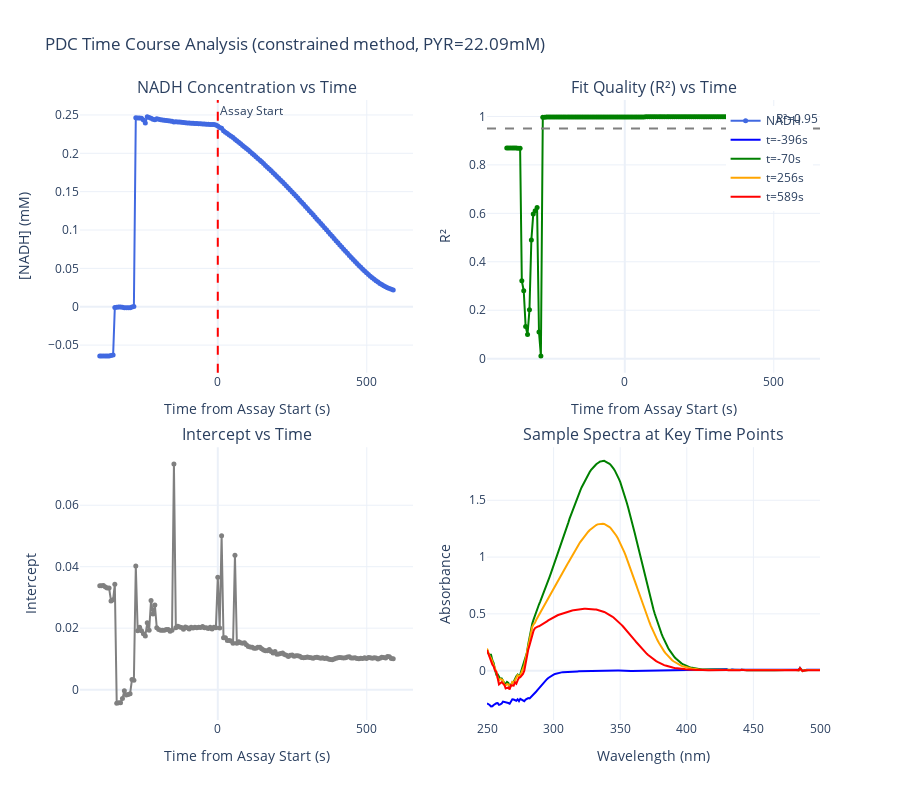
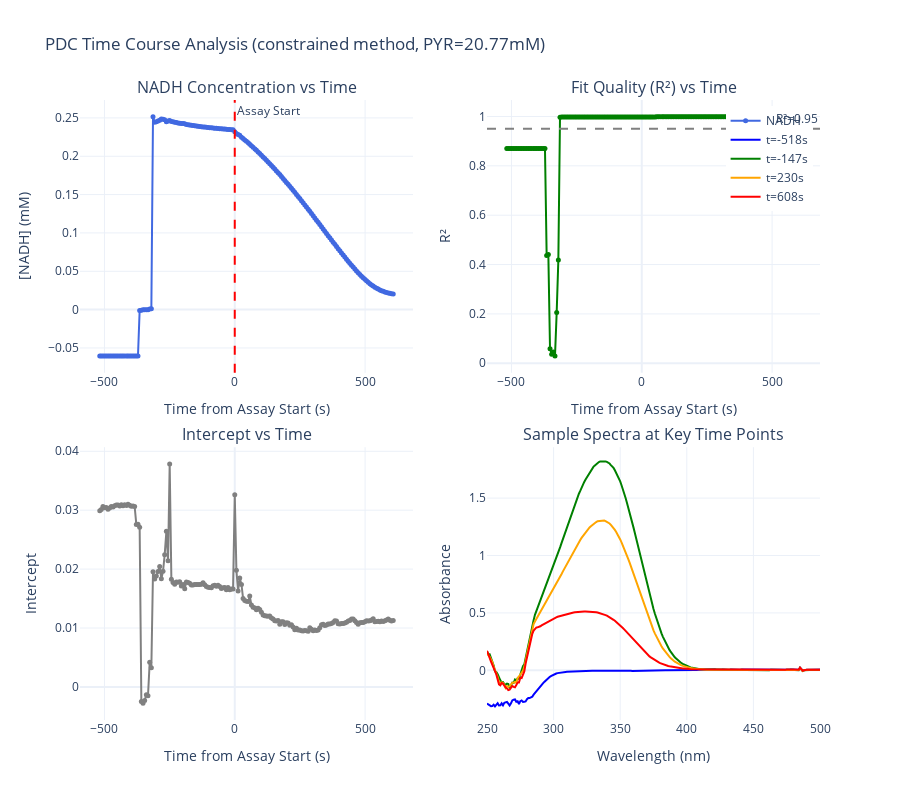
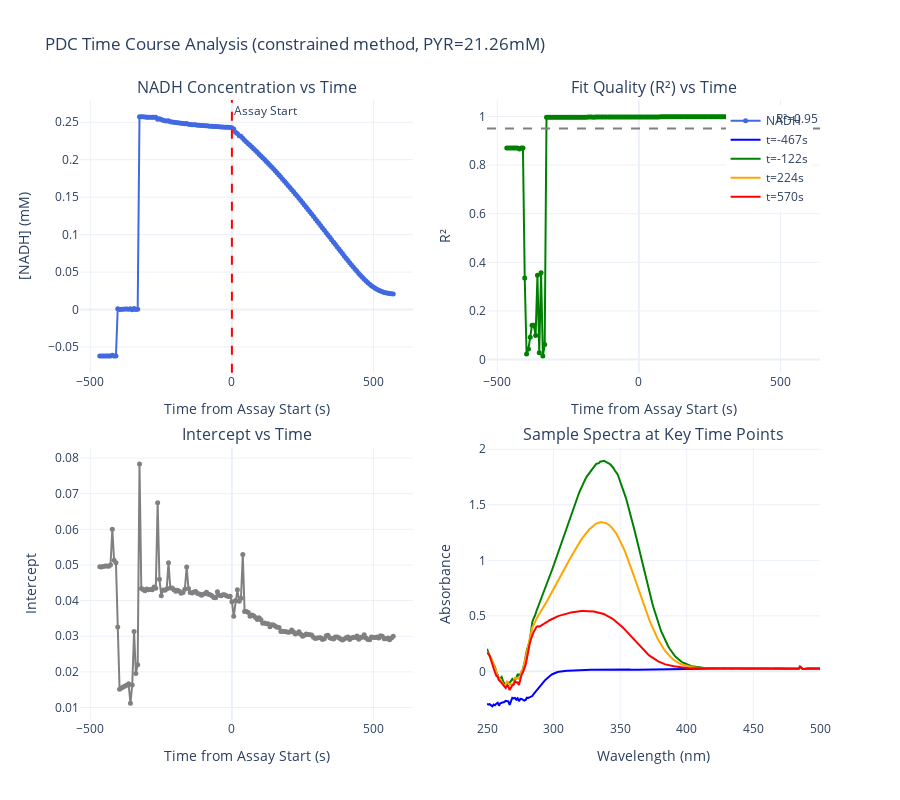
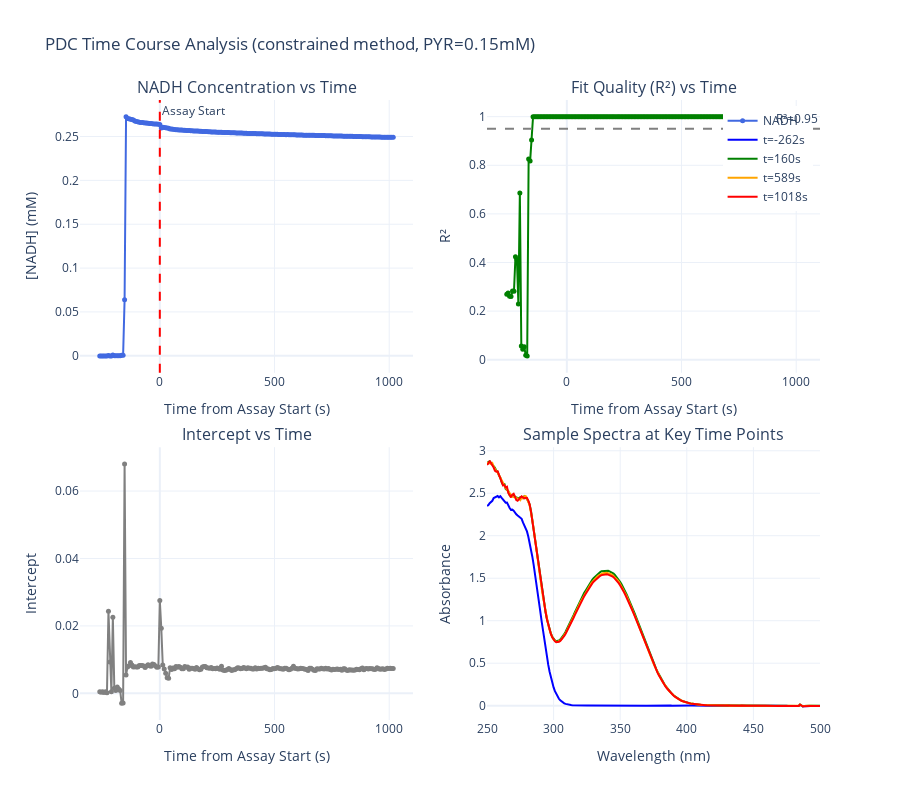

Here is the notebook cell these charts were saved with, in order:
### Code cell
# Process each PDC assay using process_pdc_timecourse()
import traceback

all_results = []
errors = []

for idx, assay in pdc_assays.iterrows():
    csv_path = assay_data_path / assay['csv_filename']
    
    print(f"
Processing: {assay['csv_filename']} - {assay['Cuvette']}")
    print(f"  Pyruvate: {assay['Pyruvate_mM']} mM, Start: {assay['Start_time_s']} s, Blank: {assay['Blank_time_s']} s")
    
    try:
        # Load CSV file
        spectral_df = load_kinetic_data(str(csv_path), sample_filter=assay['Cuvette'])
        
        print(f"  Loaded {len(spectral_df)} rows for {assay['Cuvette']}")
        
        if len(spectral_df) == 0:
            msg = f"No data found for {assay['Cuvette']}"
            print(f"  WARNING: {msg}")
            errors.append({
                'filename': assay['csv_filename'],
                'cuvette': assay['Cuvette'],
                'error': msg
            })
            continue
        
        # Process timecourse
        results = process_pdc_timecourse(
            spectral_df=spectral_df,
            standards_df=standards_df,
            assay_start_time=assay['Start_time_s'],
            blank_time=assay['Blank_time_s'],
            initial_pyruvate_mM=assay['Pyruvate_mM'],
            method='constrained',
            wavelength_range=(320, 420),
            absorbance_max=2,
            plot=False,
            verbose=False
        )
        
        # Add metadata columns
        results['Filename'] = assay['Filename']
        results['csv_filename'] = assay['csv_filename']
        results['Cuvette'] = assay['Cuvette']
        results['Assay_Group'] = assay['Assay Group']
        results['Pdc_ug_ml'] = assay['Pdc_ug_ml']
        results['Adh_ug_ml'] = assay['Adh_ug_ml']
        
        all_results.append(results)
        
        print(f"  ✓ Processed {len(results)} time points")
        
    except Exception as e:
        msg = str(e)
        print(f"  ERROR: {msg}")
        print(f"  Full traceback:")
        traceback.print_exc()
        errors.append({
            'filename': assay['csv_filename'],
            'cuvette': assay['Cuvette'],
            'error': msg
        })
        continue

# Combine all results
if len(all_results) > 0:
    combined_df = pd.concat(all_results, ignore_index=True)
    print(f"
{'='*60}")
    print(f"Successfully processed {len(all_results)} assays")
    print(f"Total time points: {len(combined_df)}")
    if len(errors) > 0:
        print(f"Errors encountered: {len(errors)}")
    print(f"{'='*60}")
else:
    print("No results to combine!")
    combined_df = pd.DataFrame()

# Show error summary if any
if len(errors) > 0:
    print(f"
{'='*60}")
    print("ERROR SUMMARY:")
    print(f"{'='*60}")
    errors_df = pd.DataFrame(errors)
    print(errors_df.to_string())

### Figure 1 — Plotly figure (JSON) as saved in the notebook; plotly's stock layout.template omitted (floating-point values rounded to 4 significant figures; data arrays with more than 128 entries replaced by an {"elided": "..."} marker saying what was removed)
{"data": [{"line": {"color": "royalblue", "width": 2}, "marker": {"size": 5}, "mode": "lines+markers", "name": "NADH", "type": "scatter", "x": {"elided": "155 float values"}, "xaxis": "x", "y": {"elided": "155 float values"}, "yaxis": "y"}, {"line": {"color": "green", "width": 2}, "marker": {"size": 5}, "mode": "lines+markers", "name": "R²", "showlegend": false, "type": "scatter", "x": {"elided": "155 float values"}, "xaxis": "x2", "y": {"elided": "155 float values"}, "yaxis": "y2"}, {"line": {"color": "gray", "width": 2}, "marker": {"size": 5}, "mode": "lines+markers", "name": "Intercept", "showlegend": false, "type": "scatter", "x": {"elided": "155 float values"}, "xaxis": "x3", "y": {"elided": "155 float values"}, "yaxis": "y3"}, {"line": {"color": "blue", "width": 2}, "mode": "lines", "name": "t=-396s", "type": "scatter", "x": {"elided": "251 int values"}, "xaxis": "x4", "y": {"elided": "251 float values"}, "yaxis": "y4"}, {"line": {"color": "green", "width": 2}, "mode": "lines", "name": "t=-70s", "type": "scatter", "x": {"elided": "251 int values"}, "xaxis": "x4", "y": {"elided": "251 float values"}, "yaxis": "y4"}, {"line": {"color": "orange", "width": 2}, "mode": "lines", "name": "t=256s", "type": "scatter", "x": {"elided": "251 int values"}, "xaxis": "x4", "y": {"elided": "251 float values"}, "yaxis": "y4"}, {"line": {"color": "red", "width": 2}, "mode": "lines", "name": "t=589s", "type": "scatter", "x": {"elided": "251 int values"}, "xaxis": "x4", "y": {"elided": "251 float values"}, "yaxis": "y4"}], "layout": {"annotations": [{"font": {"size": 16}, "showarrow": false, "text": "NADH Concentration vs Time", "x": 0.225, "xanchor": "center", "xref": "paper", "y": 1, "yanchor": "bottom", "yref": "paper"}, {"font": {"size": 16}, "showarrow": false, "text": "Fit Quality (R²) vs Time", "x": 0.775, "xanchor": "center", "xref": "paper", "y": 1, "yanchor": "bottom", "yref": "paper"}, {"font": {"size": 16}, "showarrow": false, "text": "Intercept vs Time", "x": 0.225, "xanchor": "center", "xref": "paper", "y": 0.44, "yanchor": "bottom", "yref": "paper"}, {"font": {"size": 16}, "showarrow": false, "text": "Sample Spectra at Key Time Points", "x": 0.775, "xanchor": "center", "xref": "paper", "y": 0.44, "yanchor": "bottom", "yref": "paper"}, {"showarrow": false, "text": "Assay Start", "x": 0, "xanchor": "left", "xref": "x", "y": 1, "yanchor": "top", "yref": "y domain"}, {"showarrow": false, "text": "R²=0.95", "x": 1, "xanchor": "right", "xref": "x2 domain", "y": 0.95, "yanchor": "bottom", "yref": "y2"}], "height": 800, "legend": {"x": 0.99, "xanchor": "right", "y": 0.99, "yanchor": "top"}, "shapes": [{"line": {"color": "red", "dash": "dash"}, "type": "line", "x0": 0, "x1": 0, "xref": "x", "y0": 0, "y1": 1, "yref": "y domain"}, {"line": {"color": "gray", "dash": "dash"}, "type": "line", "x0": 0, "x1": 1, "xref": "x2 domain", "y0": 0.95, "y1": 0.95, "yref": "y2"}], "showlegend": true, "title": {"text": "PDC Time Course Analysis (constrained method, PYR=22.09mM)"}, "xaxis": {"anchor": "y", "domain": [0, 0.45], "title": {"text": "Time from Assay Start (s)"}}, "xaxis2": {"anchor": "y2", "domain": [0.55, 1], "title": {"text": "Time from Assay Start (s)"}}, "xaxis3": {"anchor": "y3", "domain": [0, 0.45], "title": {"text": "Time from Assay Start (s)"}}, "xaxis4": {"anchor": "y4", "domain": [0.55, 1], "title": {"text": "Wavelength (nm)"}}, "yaxis": {"anchor": "x", "domain": [0.56, 1], "title": {"text": "[NADH] (mM)"}}, "yaxis2": {"anchor": "x2", "domain": [0.56, 1], "title": {"text": "R²"}}, "yaxis3": {"anchor": "x3", "domain": [0, 0.44], "title": {"text": "Intercept"}}, "yaxis4": {"anchor": "x4", "domain": [0, 0.44], "title": {"text": "Absorbance"}}}}

### Figure 2 — Plotly figure (JSON) as saved in the notebook; plotly's stock layout.template omitted (floating-point values rounded to 4 significant figures; data arrays with more than 128 entries replaced by an {"elided": "..."} marker saying what was removed)
{"data": [{"line": {"color": "royalblue", "width": 2}, "marker": {"size": 5}, "mode": "lines+markers", "name": "NADH", "type": "scatter", "x": {"elided": "177 float values"}, "xaxis": "x", "y": {"elided": "177 float values"}, "yaxis": "y"}, {"line": {"color": "green", "width": 2}, "marker": {"size": 5}, "mode": "lines+markers", "name": "R²", "showlegend": false, "type": "scatter", "x": {"elided": "177 float values"}, "xaxis": "x2", "y": {"elided": "177 float values"}, "yaxis": "y2"}, {"line": {"color": "gray", "width": 2}, "marker": {"size": 5}, "mode": "lines+markers", "name": "Intercept", "showlegend": false, "type": "scatter", "x": {"elided": "177 float values"}, "xaxis": "x3", "y": {"elided": "177 float values"}, "yaxis": "y3"}, {"line": {"color": "blue", "width": 2}, "mode": "lines", "name": "t=-518s", "type": "scatter", "x": {"elided": "251 int values"}, "xaxis": "x4", "y": {"elided": "251 float values"}, "yaxis": "y4"}, {"line": {"color": "green", "width": 2}, "mode": "lines", "name": "t=-147s", "type": "scatter", "x": {"elided": "251 int values"}, "xaxis": "x4", "y": {"elided": "251 float values"}, "yaxis": "y4"}, {"line": {"color": "orange", "width": 2}, "mode": "lines", "name": "t=230s", "type": "scatter", "x": {"elided": "251 int values"}, "xaxis": "x4", "y": {"elided": "251 float values"}, "yaxis": "y4"}, {"line": {"color": "red", "width": 2}, "mode": "lines", "name": "t=608s", "type": "scatter", "x": {"elided": "251 int values"}, "xaxis": "x4", "y": {"elided": "251 float values"}, "yaxis": "y4"}], "layout": {"annotations": [{"font": {"size": 16}, "showarrow": false, "text": "NADH Concentration vs Time", "x": 0.225, "xanchor": "center", "xref": "paper", "y": 1, "yanchor": "bottom", "yref": "paper"}, {"font": {"size": 16}, "showarrow": false, "text": "Fit Quality (R²) vs Time", "x": 0.775, "xanchor": "center", "xref": "paper", "y": 1, "yanchor": "bottom", "yref": "paper"}, {"font": {"size": 16}, "showarrow": false, "text": "Intercept vs Time", "x": 0.225, "xanchor": "center", "xref": "paper", "y": 0.44, "yanchor": "bottom", "yref": "paper"}, {"font": {"size": 16}, "showarrow": false, "text": "Sample Spectra at Key Time Points", "x": 0.775, "xanchor": "center", "xref": "paper", "y": 0.44, "yanchor": "bottom", "yref": "paper"}, {"showarrow": false, "text": "Assay Start", "x": 0, "xanchor": "left", "xref": "x", "y": 1, "yanchor": "top", "yref": "y domain"}, {"showarrow": false, "text": "R²=0.95", "x": 1, "xanchor": "right", "xref": "x2 domain", "y": 0.95, "yanchor": "bottom", "yref": "y2"}], "height": 800, "legend": {"x": 0.99, "xanchor": "right", "y": 0.99, "yanchor": "top"}, "shapes": [{"line": {"color": "red", "dash": "dash"}, "type": "line", "x0": 0, "x1": 0, "xref": "x", "y0": 0, "y1": 1, "yref": "y domain"}, {"line": {"color": "gray", "dash": "dash"}, "type": "line", "x0": 0, "x1": 1, "xref": "x2 domain", "y0": 0.95, "y1": 0.95, "yref": "y2"}], "showlegend": true, "title": {"text": "PDC Time Course Analysis (constrained method, PYR=20.77mM)"}, "xaxis": {"anchor": "y", "domain": [0, 0.45], "title": {"text": "Time from Assay Start (s)"}}, "xaxis2": {"anchor": "y2", "domain": [0.55, 1], "title": {"text": "Time from Assay Start (s)"}}, "xaxis3": {"anchor": "y3", "domain": [0, 0.45], "title": {"text": "Time from Assay Start (s)"}}, "xaxis4": {"anchor": "y4", "domain": [0.55, 1], "title": {"text": "Wavelength (nm)"}}, "yaxis": {"anchor": "x", "domain": [0.56, 1], "title": {"text": "[NADH] (mM)"}}, "yaxis2": {"anchor": "x2", "domain": [0.56, 1], "title": {"text": "R²"}}, "yaxis3": {"anchor": "x3", "domain": [0, 0.44], "title": {"text": "Intercept"}}, "yaxis4": {"anchor": "x4", "domain": [0, 0.44], "title": {"text": "Absorbance"}}}}

### Figure 3 — Plotly figure (JSON) as saved in the notebook; plotly's stock layout.template omitted (floating-point values rounded to 4 significant figures; data arrays with more than 128 entries replaced by an {"elided": "..."} marker saying what was removed)
{"data": [{"line": {"color": "royalblue", "width": 2}, "marker": {"size": 5}, "mode": "lines+markers", "name": "NADH", "type": "scatter", "x": {"elided": "163 float values"}, "xaxis": "x", "y": {"elided": "163 float values"}, "yaxis": "y"}, {"line": {"color": "green", "width": 2}, "marker": {"size": 5}, "mode": "lines+markers", "name": "R²", "showlegend": false, "type": "scatter", "x": {"elided": "163 float values"}, "xaxis": "x2", "y": {"elided": "163 float values"}, "yaxis": "y2"}, {"line": {"color": "gray", "width": 2}, "marker": {"size": 5}, "mode": "lines+markers", "name": "Intercept", "showlegend": false, "type": "scatter", "x": {"elided": "163 float values"}, "xaxis": "x3", "y": {"elided": "163 float values"}, "yaxis": "y3"}, {"line": {"color": "blue", "width": 2}, "mode": "lines", "name": "t=-467s", "type": "scatter", "x": {"elided": "251 int values"}, "xaxis": "x4", "y": {"elided": "251 float values"}, "yaxis": "y4"}, {"line": {"color": "green", "width": 2}, "mode": "lines", "name": "t=-122s", "type": "scatter", "x": {"elided": "251 int values"}, "xaxis": "x4", "y": {"elided": "251 float values"}, "yaxis": "y4"}, {"line": {"color": "orange", "width": 2}, "mode": "lines", "name": "t=224s", "type": "scatter", "x": {"elided": "251 int values"}, "xaxis": "x4", "y": {"elided": "251 float values"}, "yaxis": "y4"}, {"line": {"color": "red", "width": 2}, "mode": "lines", "name": "t=570s", "type": "scatter", "x": {"elided": "251 int values"}, "xaxis": "x4", "y": {"elided": "251 float values"}, "yaxis": "y4"}], "layout": {"annotations": [{"font": {"size": 16}, "showarrow": false, "text": "NADH Concentration vs Time", "x": 0.225, "xanchor": "center", "xref": "paper", "y": 1, "yanchor": "bottom", "yref": "paper"}, {"font": {"size": 16}, "showarrow": false, "text": "Fit Quality (R²) vs Time", "x": 0.775, "xanchor": "center", "xref": "paper", "y": 1, "yanchor": "bottom", "yref": "paper"}, {"font": {"size": 16}, "showarrow": false, "text": "Intercept vs Time", "x": 0.225, "xanchor": "center", "xref": "paper", "y": 0.44, "yanchor": "bottom", "yref": "paper"}, {"font": {"size": 16}, "showarrow": false, "text": "Sample Spectra at Key Time Points", "x": 0.775, "xanchor": "center", "xref": "paper", "y": 0.44, "yanchor": "bottom", "yref": "paper"}, {"showarrow": false, "text": "Assay Start", "x": 0, "xanchor": "left", "xref": "x", "y": 1, "yanchor": "top", "yref": "y domain"}, {"showarrow": false, "text": "R²=0.95", "x": 1, "xanchor": "right", "xref": "x2 domain", "y": 0.95, "yanchor": "bottom", "yref": "y2"}], "height": 800, "legend": {"x": 0.99, "xanchor": "right", "y": 0.99, "yanchor": "top"}, "shapes": [{"line": {"color": "red", "dash": "dash"}, "type": "line", "x0": 0, "x1": 0, "xref": "x", "y0": 0, "y1": 1, "yref": "y domain"}, {"line": {"color": "gray", "dash": "dash"}, "type": "line", "x0": 0, "x1": 1, "xref": "x2 domain", "y0": 0.95, "y1": 0.95, "yref": "y2"}], "showlegend": true, "title": {"text": "PDC Time Course Analysis (constrained method, PYR=21.26mM)"}, "xaxis": {"anchor": "y", "domain": [0, 0.45], "title": {"text": "Time from Assay Start (s)"}}, "xaxis2": {"anchor": "y2", "domain": [0.55, 1], "title": {"text": "Time from Assay Start (s)"}}, "xaxis3": {"anchor": "y3", "domain": [0, 0.45], "title": {"text": "Time from Assay Start (s)"}}, "xaxis4": {"anchor": "y4", "domain": [0.55, 1], "title": {"text": "Wavelength (nm)"}}, "yaxis": {"anchor": "x", "domain": [0.56, 1], "title": {"text": "[NADH] (mM)"}}, "yaxis2": {"anchor": "x2", "domain": [0.56, 1], "title": {"text": "R²"}}, "yaxis3": {"anchor": "x3", "domain": [0, 0.44], "title": {"text": "Intercept"}}, "yaxis4": {"anchor": "x4", "domain": [0, 0.44], "title": {"text": "Absorbance"}}}}

### Figure 4 — Plotly figure (JSON) as saved in the notebook; plotly's stock layout.template omitted (floating-point values rounded to 4 significant figures; data arrays with more than 128 entries replaced by an {"elided": "..."} marker saying what was removed)
{"data": [{"line": {"color": "royalblue", "width": 2}, "marker": {"size": 5}, "mode": "lines+markers", "name": "NADH", "type": "scatter", "x": {"elided": "201 float values"}, "xaxis": "x", "y": {"elided": "201 float values"}, "yaxis": "y"}, {"line": {"color": "green", "width": 2}, "marker": {"size": 5}, "mode": "lines+markers", "name": "R²", "showlegend": false, "type": "scatter", "x": {"elided": "201 float values"}, "xaxis": "x2", "y": {"elided": "201 float values"}, "yaxis": "y2"}, {"line": {"color": "gray", "width": 2}, "marker": {"size": 5}, "mode": "lines+markers", "name": "Intercept", "showlegend": false, "type": "scatter", "x": {"elided": "201 float values"}, "xaxis": "x3", "y": {"elided": "201 float values"}, "yaxis": "y3"}, {"line": {"color": "blue", "width": 2}, "mode": "lines", "name": "t=-262s", "type": "scatter", "x": {"elided": "251 int values"}, "xaxis": "x4", "y": {"elided": "251 float values"}, "yaxis": "y4"}, {"line": {"color": "green", "width": 2}, "mode": "lines", "name": "t=160s", "type": "scatter", "x": {"elided": "251 int values"}, "xaxis": "x4", "y": {"elided": "251 float values"}, "yaxis": "y4"}, {"line": {"color": "orange", "width": 2}, "mode": "lines", "name": "t=589s", "type": "scatter", "x": {"elided": "251 int values"}, "xaxis": "x4", "y": {"elided": "251 float values"}, "yaxis": "y4"}, {"line": {"color": "red", "width": 2}, "mode": "lines", "name": "t=1018s", "type": "scatter", "x": {"elided": "251 int values"}, "xaxis": "x4", "y": {"elided": "251 float values"}, "yaxis": "y4"}], "layout": {"annotations": [{"font": {"size": 16}, "showarrow": false, "text": "NADH Concentration vs Time", "x": 0.225, "xanchor": "center", "xref": "paper", "y": 1, "yanchor": "bottom", "yref": "paper"}, {"font": {"size": 16}, "showarrow": false, "text": "Fit Quality (R²) vs Time", "x": 0.775, "xanchor": "center", "xref": "paper", "y": 1, "yanchor": "bottom", "yref": "paper"}, {"font": {"size": 16}, "showarrow": false, "text": "Intercept vs Time", "x": 0.225, "xanchor": "center", "xref": "paper", "y": 0.44, "yanchor": "bottom", "yref": "paper"}, {"font": {"size": 16}, "showarrow": false, "text": "Sample Spectra at Key Time Points", "x": 0.775, "xanchor": "center", "xref": "paper", "y": 0.44, "yanchor": "bottom", "yref": "paper"}, {"showarrow": false, "text": "Assay Start", "x": 0, "xanchor": "left", "xref": "x", "y": 1, "yanchor": "top", "yref": "y domain"}, {"showarrow": false, "text": "R²=0.95", "x": 1, "xanchor": "right", "xref": "x2 domain", "y": 0.95, "yanchor": "bottom", "yref": "y2"}], "height": 800, "legend": {"x": 0.99, "xanchor": "right", "y": 0.99, "yanchor": "top"}, "shapes": [{"line": {"color": "red", "dash": "dash"}, "type": "line", "x0": 0, "x1": 0, "xref": "x", "y0": 0, "y1": 1, "yref": "y domain"}, {"line": {"color": "gray", "dash": "dash"}, "type": "line", "x0": 0, "x1": 1, "xref": "x2 domain", "y0": 0.95, "y1": 0.95, "yref": "y2"}], "showlegend": true, "title": {"text": "PDC Time Course Analysis (constrained method, PYR=0.15mM)"}, "xaxis": {"anchor": "y", "domain": [0, 0.45], "title": {"text": "Time from Assay Start (s)"}}, "xaxis2": {"anchor": "y2", "domain": [0.55, 1], "title": {"text": "Time from Assay Start (s)"}}, "xaxis3": {"anchor": "y3", "domain": [0, 0.45], "title": {"text": "Time from Assay Start (s)"}}, "xaxis4": {"anchor": "y4", "domain": [0.55, 1], "title": {"text": "Wavelength (nm)"}}, "yaxis": {"anchor": "x", "domain": [0.56, 1], "title": {"text": "[NADH] (mM)"}}, "yaxis2": {"anchor": "x2", "domain": [0.56, 1], "title": {"text": "R²"}}, "yaxis3": {"anchor": "x3", "domain": [0, 0.44], "title": {"text": "Intercept"}}, "yaxis4": {"anchor": "x4", "domain": [0, 0.44], "title": {"text": "Absorbance"}}}}
